Frame 1 (no input): blank canvas, image omitted
Frame 60 (the mouse pressed at the canvas centre just before this capture): blank canvas, image omitted
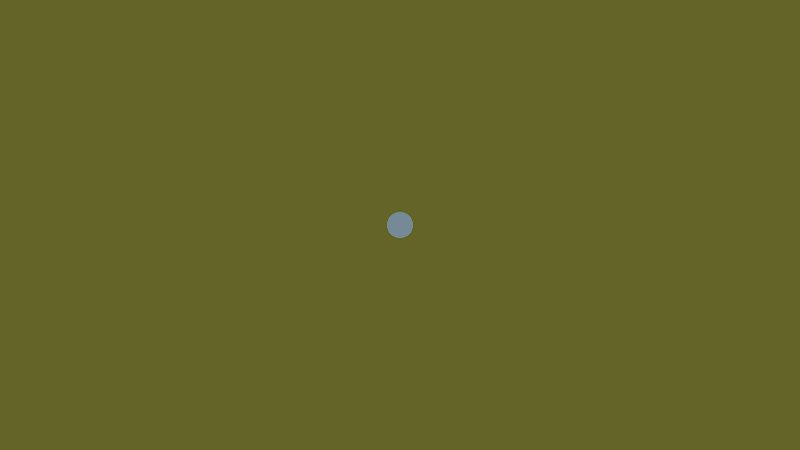
Frame 120 (the mouse held since frame 60 and released just before this capture)

The Processing sketch whose frames 1 and 60 were blank and that drew this single picture after the mouse press (run headless with seeded random() and noise(); from frame 60 on, the mouse is pressed at the canvas centre):

// Processing sketch: ejemploDibujar
// ── ejemploDibujar.pde
//declaramos variables:
int c;
boolean sube;
boolean activo;

void setup() {
  size(800, 450);
  smooth(); // suaviza los bordes

  //inicializamos variables
  c=0;
  sube=true; //usamos esta variable para la rampa de colores del dibujo
  activo=false; 
  
  background(100, 100, 40);
  noStroke(); //Sin Linea en el borde
}


void draw() {
  fill(c, 255-c, 150, 200); // OK no entiendo esto, llena con 4 parametros 0 0-255. Pero qué es lo que llena?
  
  if (activo==true) {
    ellipse(mouseX, mouseY, 25, 25);
  }

  if (sube==true) {
    c++;
  }
  else {
    c--;
  }

  if (c>255 || c<0) {
    sube=!sube;
  }
}

void keyPressed() { // Si apreto espacio reescribo el background, osea borro lo que hice
  if (key==' ') {
    background(100, 100, 40);
  }
}

void mousePressed() { // Si apreto el Mouse la variable "activo" pasa a true y en el drow se dibuja la elipse
  activo=true;
}
void mouseReleased() { // Si suelto el Mouse la variable "activo" pasa a false y se deja de dibujar la elipse
  activo=false;
}
